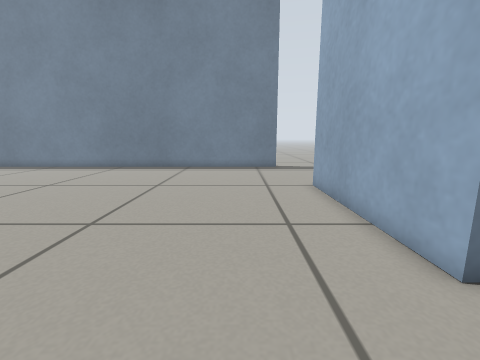
[1] (above)

13 first-person views from a walk through a robot-simulator world made for Gazebo. The camera is 0.43 m above the floor, tilts 10° down and sees 90° across. The floor is counted in squares, 0.2 m on a side. Each view is taken from the middle of a square. On the plan, view 1 faces up. The plan holds only what a view shows up to about 16 squares ahead; the rest is blank.

[2]
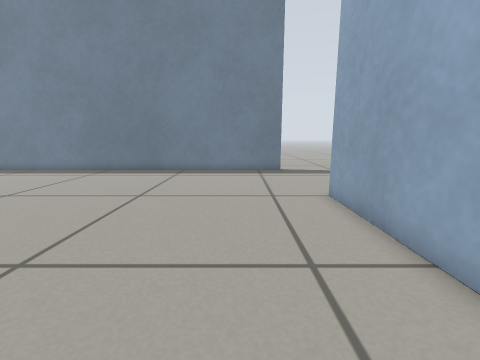

[3]
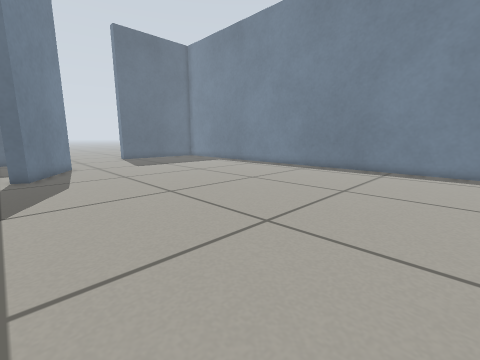

[4]
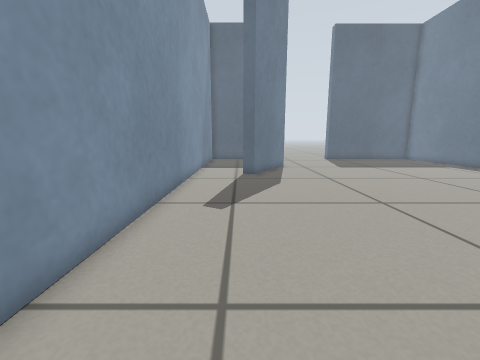

[5]
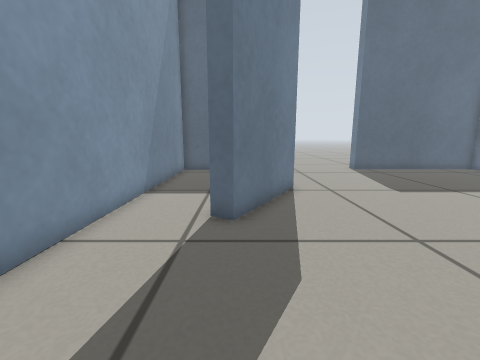

[6]
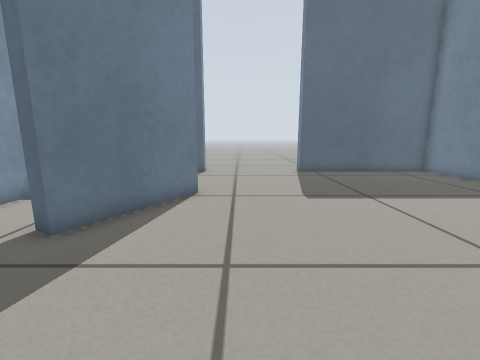

[7]
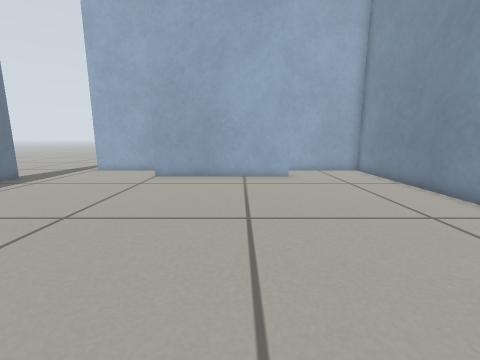

[8]
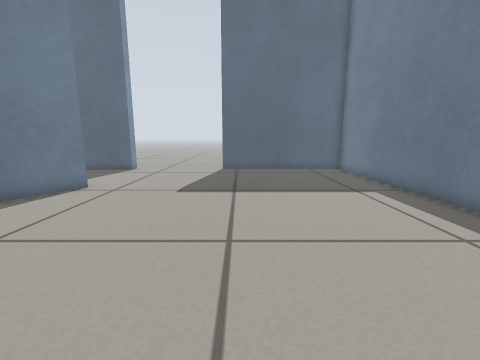

[9]
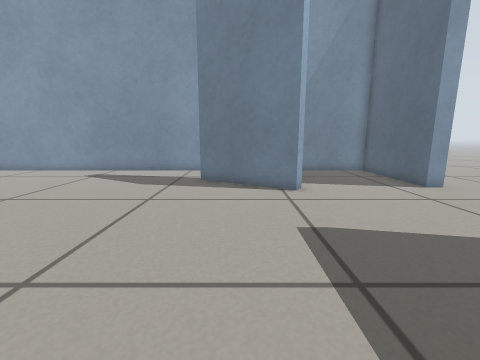

[10]
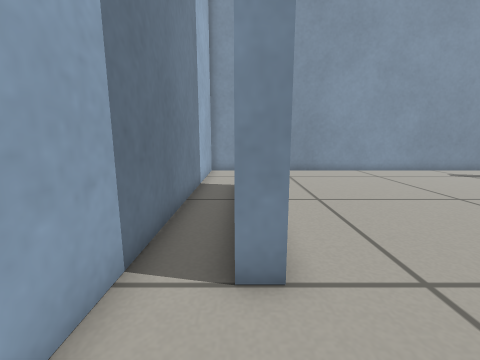

[11]
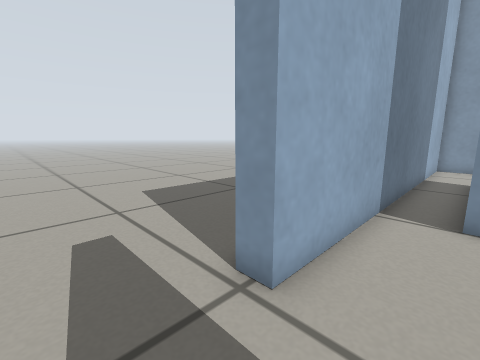

[12]
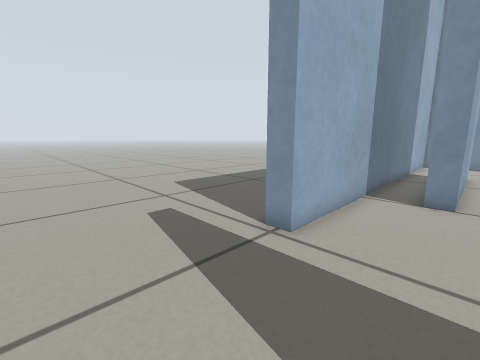

[13]
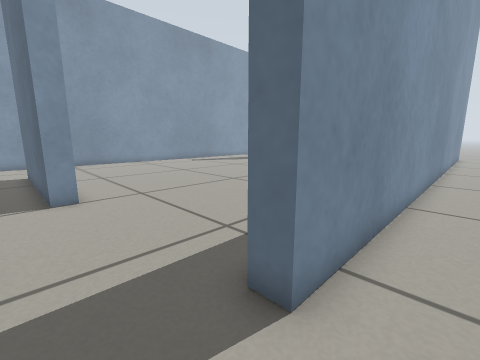

### Floor plan
Points are (right, up) in squares from view 1. A wall is a line through its corners. A room is listed if a view was taken in it or the views show most of it. See-through windows are left out.
Room 1 (views 1, 2, 3, 4, 5, 6, 7, 8, 9, 10, 11)
walls: (-19.8, 3.6) (-19.3, 4.3) (-15, 1.8) (-15.4, 1.2); (3.3, 3.3) (3.3, 10.8) (4.1, 10.8) (4.1, 3.3); (2.7, 18.6) (2.7, 17.8) (-25.3, 17.8) (-25.3, 9.8); (-26, 3.7) (-25.1, 3.7) (-25.1, -1.8) (5.9, -1.8) (5.9, 15.5) (6.6, 15.5)
ways out: opening at (5.7, 18) to room 2; opening at (-26, 6.5)
Room 2 (views 12, 13)
walls: (-17, 18.6) (2.7, 18.6)
ways out: opening at (5.7, 18) to room 1

Where each view was taken, in squares from view 1:
view 1: 0 up, 0 right, facing up
view 2: 2 up, 0 right, facing up
view 3: 1 up, 0 right, facing up-left
view 4: 1 up, 1 left, facing left
view 5: 2 up, 9 left, facing left
view 6: 6 up, 10 left, facing left
view 7: 6 up, 10 left, facing right
view 8: 11 up, 9 left, facing left
view 9: 14 up, 17 left, facing down
view 10: 14 up, 4 right, facing down
view 11: 18 up, 4 right, facing down-right
view 12: 20 up, 3 right, facing down-right
view 13: 20 up, 5 right, facing down-left
